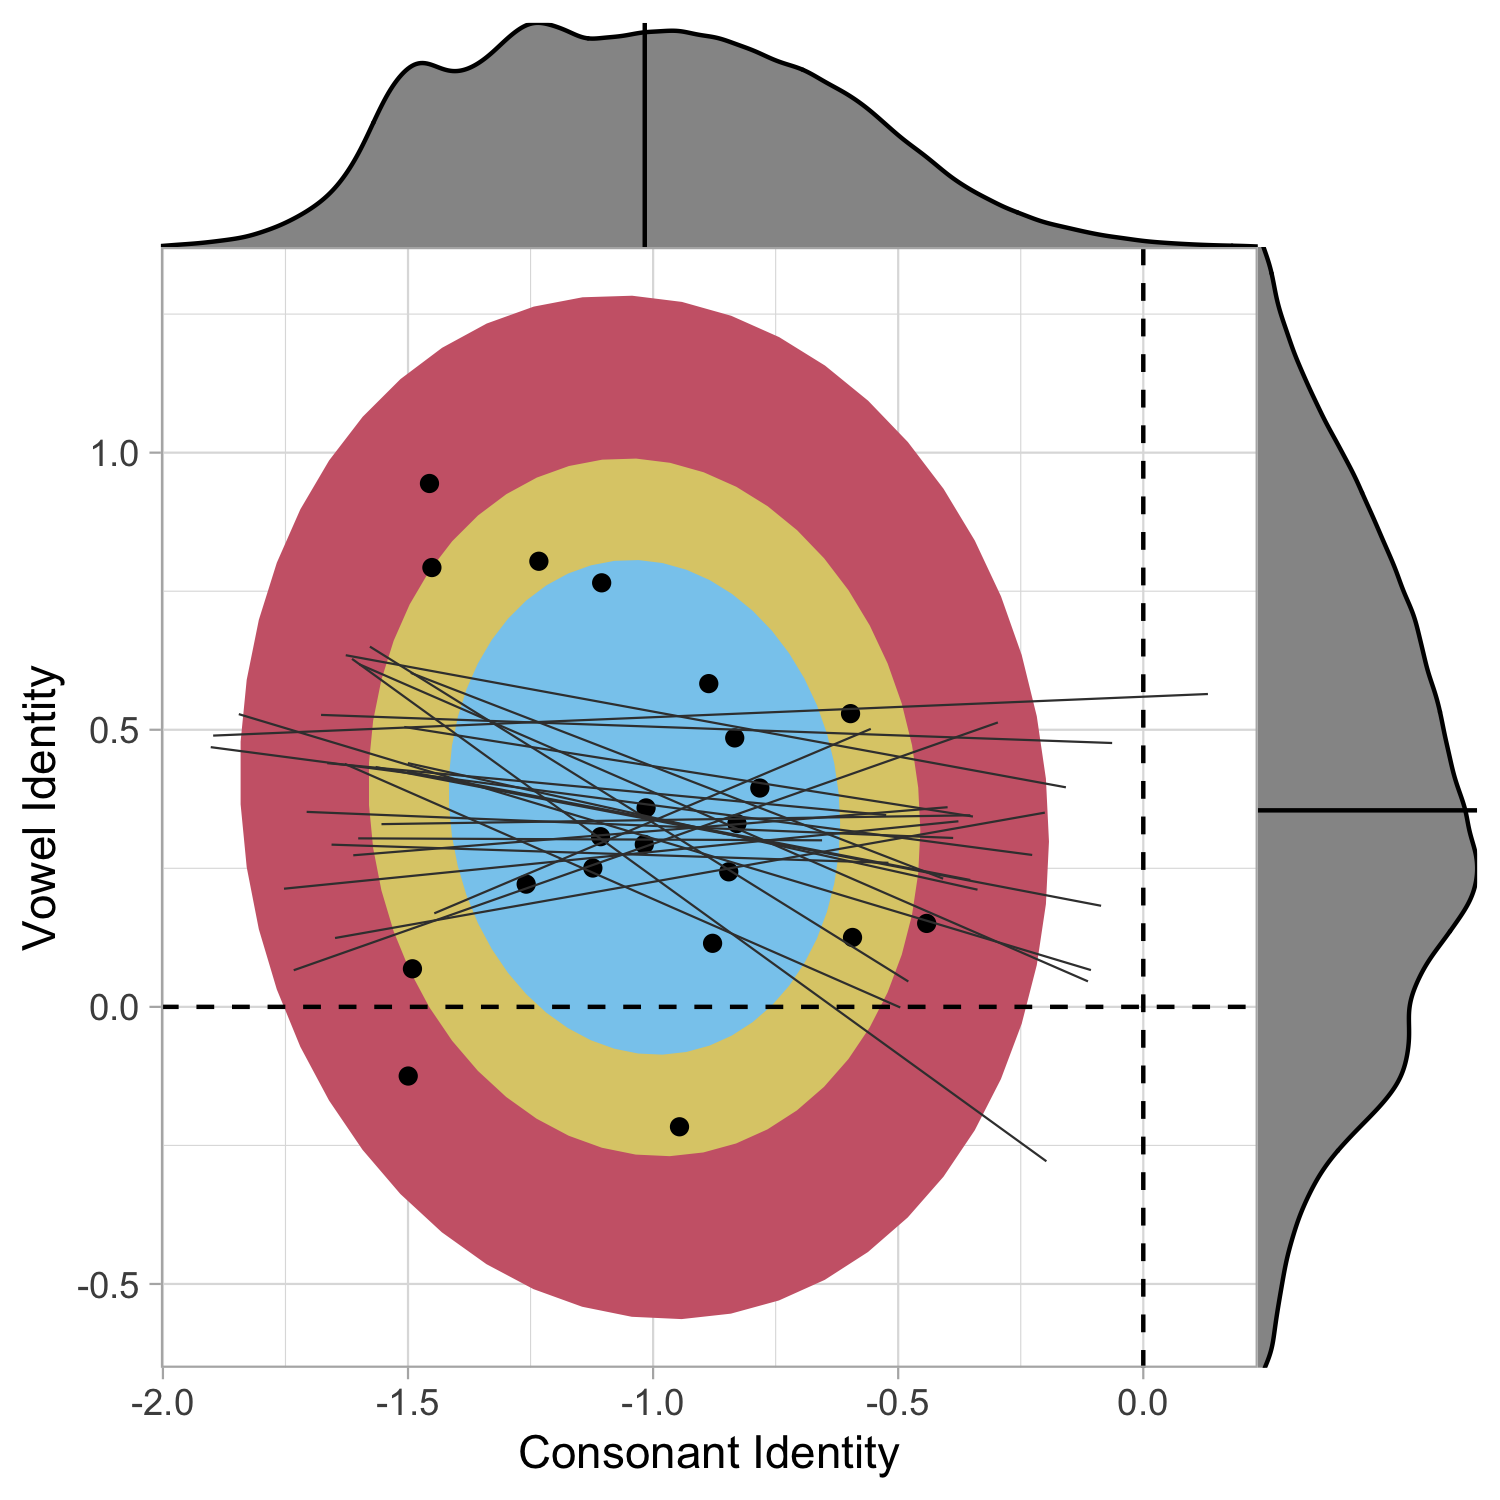

Write R code to recreate this figure.
library(brms)
library(tidyverse)
library(tidybayes)
library(cowplot)


model <- readRDS('r/models/5-4-non-adj-nc-family/model.rds')

draws <- model %>% spread_draws(
  `r_family__paircount`[language, term],
  `r_family__paircountv`[language, term],
  b_paircount_sim_new,
  b_paircountv_sim_new,
  b_paircount_ident_new,
  b_paircountv_ident_new
)

draws$`r_family__paircount` <- draws$`r_family__paircount`
draws$`r_family__paircountv` <- draws$`r_family__paircountv`

draws$c_sim <- draws$`r_family__paircount` + draws$b_paircount_sim_new
draws$v_sim <- draws$`r_family__paircountv` + draws$b_paircountv_sim_new
draws$c_ident <- draws$`r_family__paircount` + draws$b_paircount_ident_new
draws$v_ident <- draws$`r_family__paircountv` + draws$b_paircountv_ident_new

sim_intervals <- draws %>% subset(term=='sim_new') %>% median_qi(sim_coef_c=r_family__paircount + b_paircount_sim_new, sim_coef_v=r_family__paircountv + b_paircountv_sim_new)
ident_intervals <- draws %>% subset(term=='ident_new') %>% median_qi(ident_coef_c=r_family__paircount + b_paircount_ident_new, ident_coef_v=r_family__paircountv + b_paircountv_ident_new)

ident_data <- draws %>% subset(term == 'ident_new')

p <- ggplot() +
  stat_ellipse(data=ident_data, aes(x = c_ident, y = v_ident), level=0.95, fill='#CC6677', color='#CC6677', geom='polygon') +
  stat_ellipse(data=ident_data, aes(x = c_ident, y = v_ident), level=0.75, fill='#DDCC77', color='#DDCC77', geom='polygon') +
  stat_ellipse(data=ident_data, aes(x = c_ident, y = v_ident), level=0.5, fill='#88CCEE', color='#88CCEE', geom='polygon') +
  geom_point(data=ident_intervals, aes(x=ident_coef_c, y=ident_coef_v)) +
  geom_smooth(data=ident_data %>% filter(.draw < 25), aes(x=c_ident, y=v_ident, group = .draw), method = "lm", se = F, size = 0.25, color='#3D3D3D') +
  geom_hline(aes(yintercept=0), lty=2, color='black') +
  geom_vline(aes(xintercept=0), lty=2, color='black') +
  labs(x="Consonant Identity", y="Vowel Identity") +
  theme_light()

y_margin <- axis_canvas(p, axis='y') + geom_density(data=ident_data, aes(y=v_ident), fill='#969696') + geom_hline(yintercept=mean(ident_data$v_ident))
x_margin <- axis_canvas(p, axis='x') + geom_density(data=ident_data, aes(x=c_ident), fill='#969696') + geom_vline(xintercept=mean(ident_data$c_ident))

combined_plot <- insert_yaxis_grob(p, y_margin, position = "right")
combined_plot <- insert_xaxis_grob(combined_plot, x_margin, position = "top")

ggdraw(combined_plot)

ggsave('r/figures/14_nc_family_only_ident.png', width=5, height=5, units='in')
